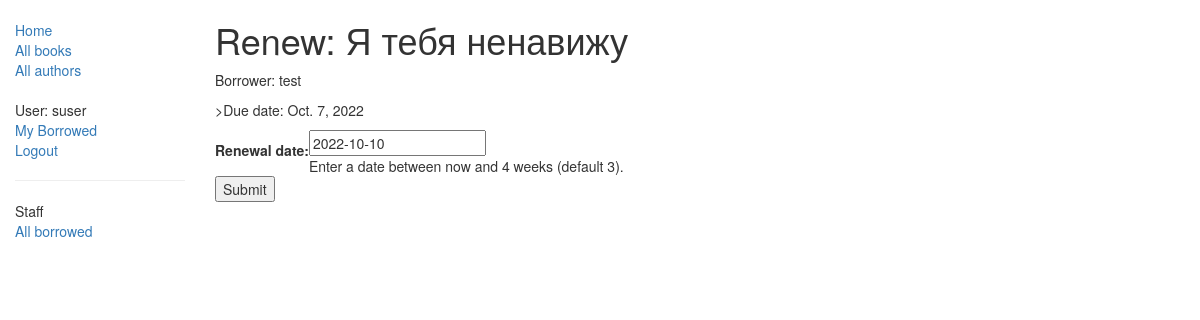
The page /catalog/book/f34a9de4-7b43-44e5-9919-2fca1fc59c0b/renew/ (signed in) on the database as committed earlier.
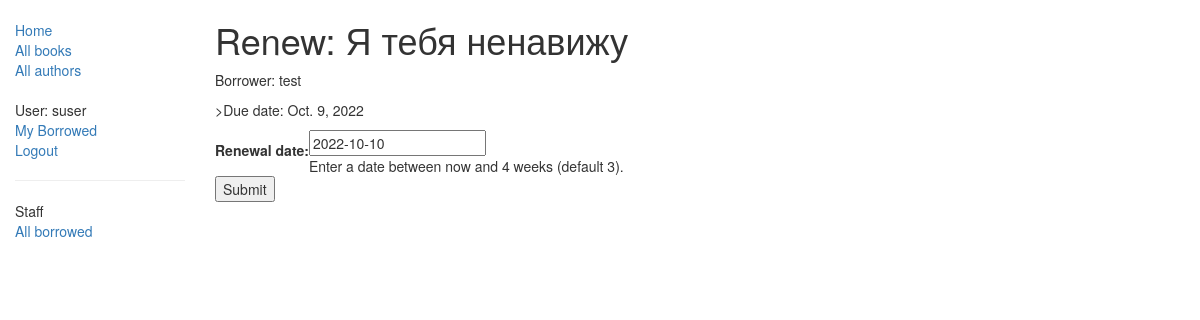
The same page on the database as committed later.
### catalog/models.py (models this page shows, shortened)
class BookInstance(models.Model):
    id = models.UUIDField(primary_key=True, default=uuid.uuid4, help_text="Unique ID for this particular book across whole library")
    book = models.ForeignKey('Book', on_delete=models.SET_NULL, null=True)
    imprint = models.CharField(max_length=200)
    due_back = models.DateField(null=True, blank=True)
    language = models.ForeignKey('Language', on_delete=models.SET_NULL, null=True)
    borrower = models.ForeignKey(User, on_delete=models.SET_NULL, null=True, blank=True)
    LOAN_STATUS = (
        ('m', 'Maintenance'),
        ('o', 'On loan'),
        ('a', 'Available'),
        ('r', 'Reserved'),
    )
    status = models.CharField(max_length=1, choices=LOAN_STATUS, blank=True, default='m', help_text='Book availability')
    class Meta:
        ordering = ["due_back"]
    @property
    def is_overdue(self):
        if self.due_back and date.today() > self.due_back:
            return True
        return False
    class Meta:
        ordering = ['due_back']
        permissions = (("can_mark_returned", "Set book as returned"),)

class Book(models.Model):
    title = models.CharField(max_length=200)
    author = models.ForeignKey('Author', on_delete=models.SET_NULL, null=True)
    summary = models.TextField(max_length=1000, help_text="Enter a brief description of the book")
    isbn = models.CharField('ISBN', max_length=13, help_text='13 Character <a href="https://www.isbn-international.org/'
                                                             'content/what-isbn">ISBn number</a>')
    genre = models.ManyToManyField(Genre, help_text="Select a genre for this book")
    language = models.ForeignKey('Language', on_delete=models.SET_NULL, null=True)
    def display_genre(self):
        return ', '.join([genre.name for genre in self.genre.all()[:3]])
    display_genre.short_description = 'Genre'

### catalog/views.py (the view)
# urls.py: re_path(r'^book/(?P<pk>[-\w]+)/renew/$', views.renew_book_librarian, name='renew-book-librarian'),
@permission_required('catalog.can_mark_returned')
def renew_book_librarian(request, pk):
    book_inst = get_object_or_404(BookInstance, pk=pk)
    if request.method == 'POST':
        form = RenewBookForm(request.POST)
        if form.is_valid():
            book_inst.due_back = form.cleaned_data['renewal_date']
            book_inst.save()
            return HttpResponseRedirect(reverse('all-borrowed') )
    else:
        proposed_renewal_date = datetime.date.today() + datetime.timedelta(weeks=3)
        form = RenewBookForm(initial={'renewal_date': proposed_renewal_date,})
    return render(request, 'catalog/book_renew_librarian.html', {'form': form, 'bookinst':book_inst})

### catalog/forms.py (shortened to what this page needs)
class RenewBookForm(forms.Form):
    renewal_date = forms.DateField(help_text="Enter a date between now and 4 weeks (default 3).")

### catalog/templates/catalog/book_renew_librarian.html (shortened to what this page needs)
{% extends "base_generic.html" %}
{% block content %}
    <h1>Renew: {{bookinst.book.title}}</h1>
    <p>Borrower: {{bookinst.borrower}}</p>
    <p>{% if bookinst.is_overdue %} class="text-danger"{% endif %}>Due date: {{bookinst.due_back}}</p>
    <form action="" method="post">
        <table>
        {{ form }}
        </table>
        <input type="submit" value="Submit" />
    </form>
{% endblock %}

Rows that differ between the two databases and show on the page:
changed BookInstance "Я тебя ненавижу": due_back "Oct. 7, 2022" → "Oct. 9, 2022"
